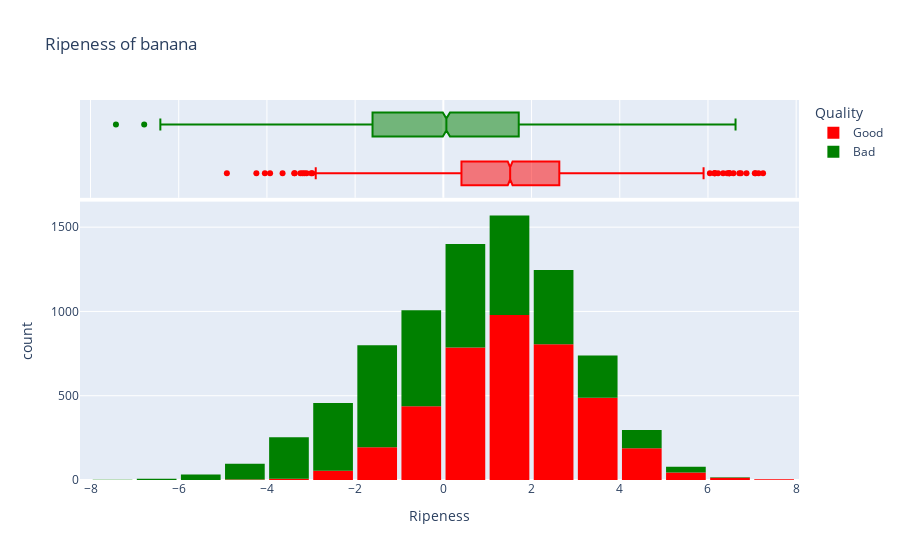

Source (notebook cell):
### Code cell
fig = px.histogram(df,
                  x = "Ripeness",
                  marginal = 'box',
                  color='Quality',
                  nbins = 20,
                  color_discrete_sequence=['red','green'],
                  title = 'Ripeness of banana')
fig.update_layout(bargap=0.1)
fig.show()

### Figure 1 — Plotly figure (JSON) as saved in the notebook; plotly's stock layout.template omitted (floating-point values rounded to 4 significant figures; data arrays with more than 128 entries replaced by an {"elided": "..."} marker saying what was removed)
{"data": [{"bingroup": "x", "hovertemplate": "Quality=Good<br>Ripeness=%{x}<br>count=%{y}<extra></extra>", "legendgroup": "Good", "marker": {"color": "red", "pattern": {"shape": ""}}, "name": "Good", "nbinsx": 20, "orientation": "v", "showlegend": true, "type": "histogram", "x": {"elided": "4006 float values"}, "xaxis": "x", "yaxis": "y"}, {"hovertemplate": "Quality=Good<br>Ripeness=%{x}<extra></extra>", "legendgroup": "Good", "marker": {"color": "red"}, "name": "Good", "notched": true, "showlegend": false, "type": "box", "x": {"elided": "4006 float values"}, "xaxis": "x2", "yaxis": "y2"}, {"bingroup": "x", "hovertemplate": "Quality=Bad<br>Ripeness=%{x}<br>count=%{y}<extra></extra>", "legendgroup": "Bad", "marker": {"color": "green", "pattern": {"shape": ""}}, "name": "Bad", "nbinsx": 20, "orientation": "v", "showlegend": true, "type": "histogram", "x": {"elided": "3994 float values"}, "xaxis": "x", "yaxis": "y"}, {"hovertemplate": "Quality=Bad<br>Ripeness=%{x}<extra></extra>", "legendgroup": "Bad", "marker": {"color": "green"}, "name": "Bad", "notched": true, "showlegend": false, "type": "box", "x": {"elided": "3994 float values"}, "xaxis": "x2", "yaxis": "y2"}], "layout": {"bargap": 0.1, "barmode": "relative", "legend": {"title": {"text": "Quality"}, "tracegroupgap": 0}, "title": {"text": "Ripeness of banana"}, "xaxis": {"anchor": "y", "domain": [0, 1], "title": {"text": "Ripeness"}}, "xaxis2": {"anchor": "y2", "domain": [0, 1], "matches": "x", "showgrid": true, "showticklabels": false}, "yaxis": {"anchor": "x", "domain": [0, 0.7326], "title": {"text": "count"}}, "yaxis2": {"anchor": "x2", "domain": [0.7426, 1], "matches": "y2", "showgrid": false, "showline": false, "showticklabels": false, "ticks": ""}}}
